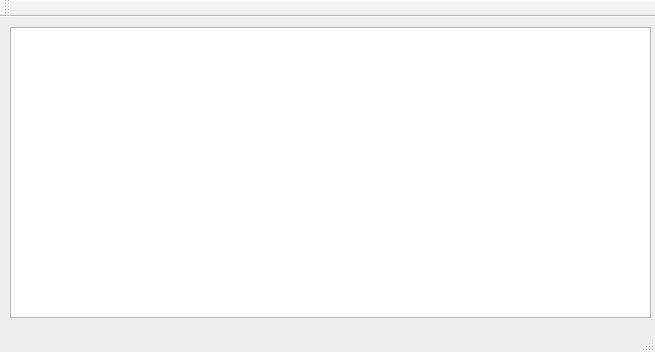
<?xml version="1.0" encoding="UTF-8"?>
<ui version="4.0">
 <class>MainWindow</class>
 <widget class="QMainWindow" name="MainWindow">
  <property name="geometry">
   <rect>
    <x>0</x>
    <y>0</y>
    <width>655</width>
    <height>352</height>
   </rect>
  </property>
  <property name="windowTitle">
   <string>MainWindow</string>
  </property>
  <widget class="QWidget" name="centralWidget">
   <widget class="QListWidget" name="listWidgetInfo">
    <property name="geometry">
     <rect>
      <x>10</x>
      <y>10</y>
      <width>641</width>
      <height>291</height>
     </rect>
    </property>
   </widget>
  </widget>
  <widget class="QMenuBar" name="menuBar">
   <property name="geometry">
    <rect>
     <x>0</x>
     <y>0</y>
     <width>655</width>
     <height>23</height>
    </rect>
   </property>
  </widget>
  <widget class="QToolBar" name="mainToolBar">
   <attribute name="toolBarArea">
    <enum>TopToolBarArea</enum>
   </attribute>
   <attribute name="toolBarBreak">
    <bool>false</bool>
   </attribute>
  </widget>
  <widget class="QStatusBar" name="statusBar"/>
 </widget>
 <layoutdefault spacing="6" margin="11"/>
 <resources/>
 <connections/>
</ui>
